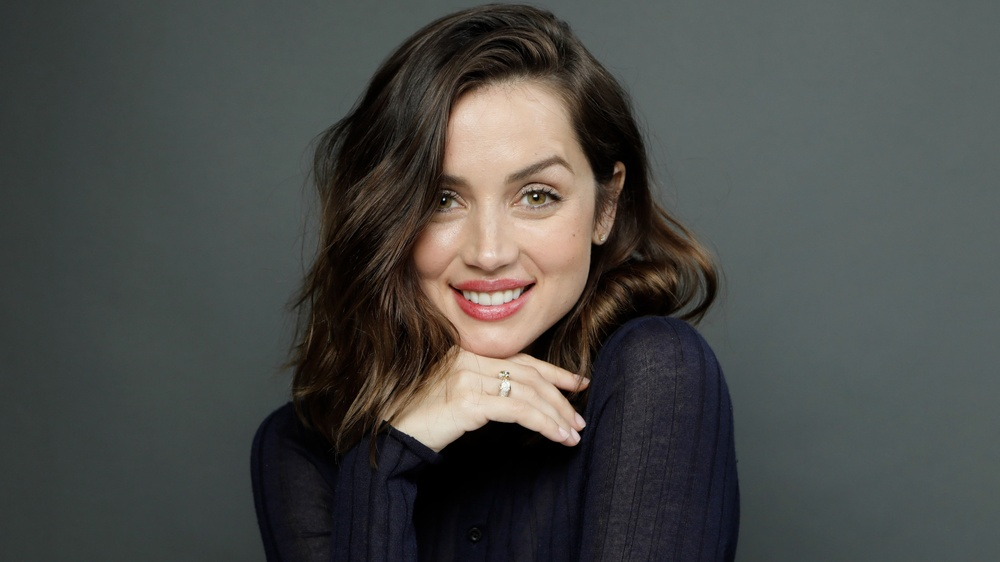
#> input picture armas.jpg, 1000 x 562 px, shrunk from 1920 x 1080 before the run, found by its file name
$ python 'image(dct).py'
#> lines starting #> are read from the running program, lines starting #| are printed output that depends on the picture
import numpy as np
import matplotlib.pyplot as plt
from scipy.fftpack import dct, idct
import cv2

# Load the color image in RGB format
image = cv2.imread('C:/Users/user/Desktop/Project/armas.jpg')
#> image is the input picture: shape (562, 1000, 3); mean B, G, R 71.9, 74.4, 73.3
image_rgb = cv2.cvtColor(image, cv2.COLOR_BGR2RGB)

# Separate the color channels
R, G, B = cv2.split(image_rgb)
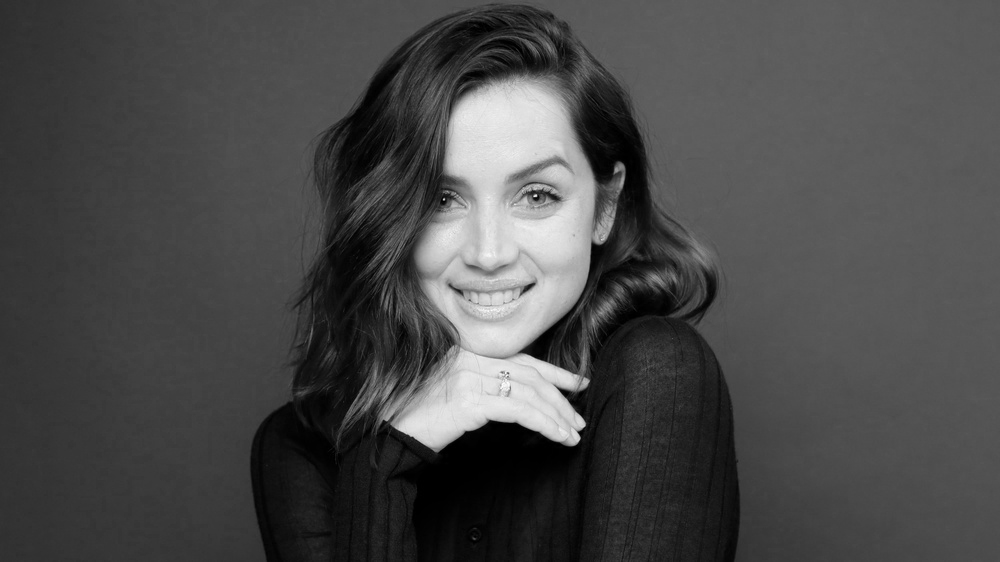
#> R: shape (562, 1000); min 0, max 255, mean 73.3
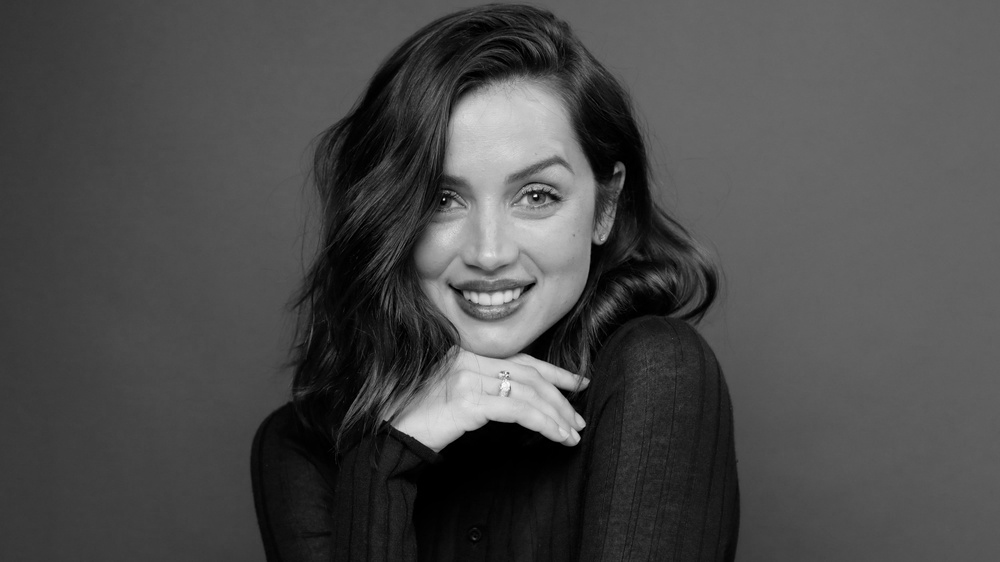
#> G: shape (562, 1000); min 0, max 255, mean 74.4
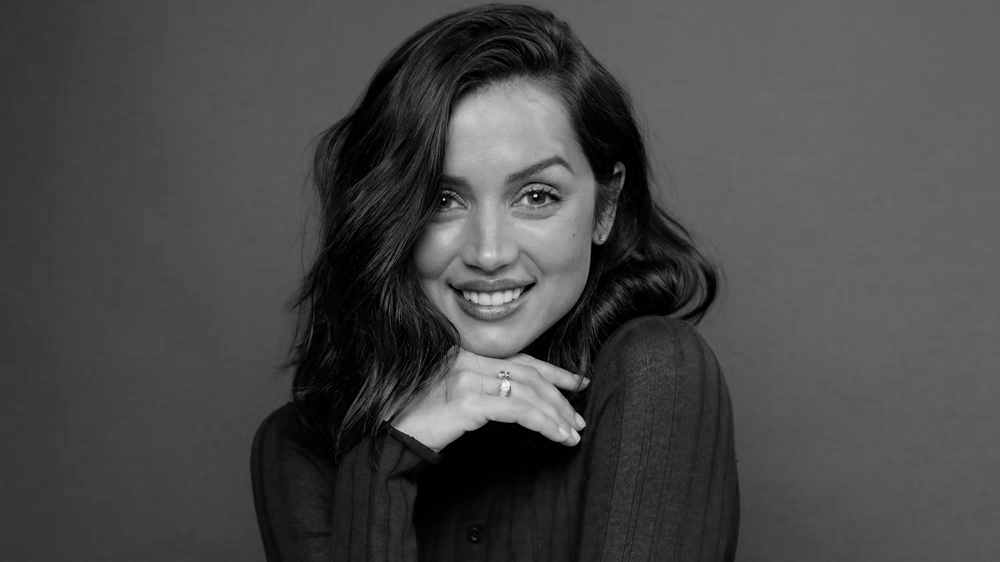
#> B: shape (562, 1000); min 0, max 248, mean 71.9

# Apply 2D DCT to each channel
dct_R = dct(dct(R.T, norm='ortho').T, norm='ortho')
dct_G = dct(dct(G.T, norm='ortho').T, norm='ortho')
dct_B = dct(dct(B.T, norm='ortho').T, norm='ortho')

# Compress by keeping only the top-left 100x100 DCT coefficients
compressed_dct_R = np.zeros_like(dct_R)
compressed_dct_R[:100, :100] = dct_R[:100, :100]
compressed_dct_G = np.zeros_like(dct_G)
compressed_dct_G[:100, :100] = dct_G[:100, :100]
compressed_dct_B = np.zeros_like(dct_B)
compressed_dct_B[:100, :100] = dct_B[:100, :100]

# Reconstruct each channel using Inverse DCT
reconstructed_R = idct(idct(compressed_dct_R.T, norm='ortho').T, norm='ortho')
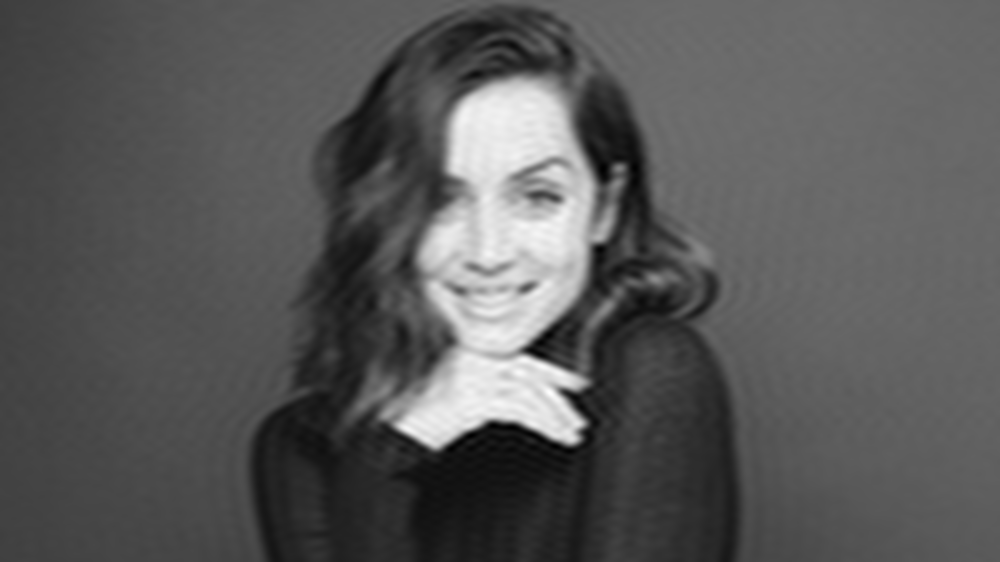
#> reconstructed_R: shape (562, 1000) float64; min -19.39, max 247.4, mean 73.3; drawn with min black and max white
reconstructed_G = idct(idct(compressed_dct_G.T, norm='ortho').T, norm='ortho')
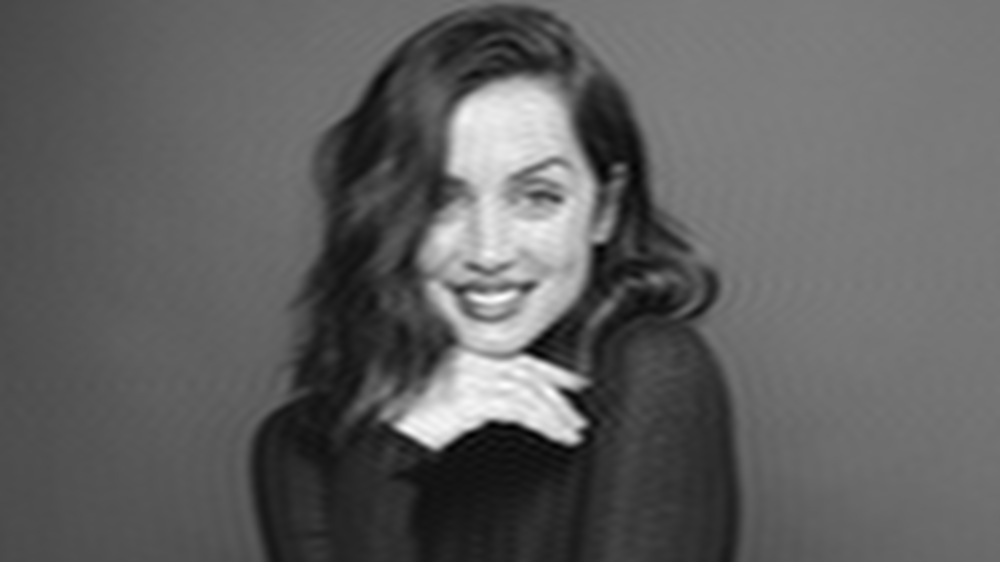
#> reconstructed_G: shape (562, 1000) float64; min -19.37, max 229.1, mean 74.4; drawn with min black and max white
reconstructed_B = idct(idct(compressed_dct_B.T, norm='ortho').T, norm='ortho')

# Merge the channels back into an RGB image
reconstructed_image = cv2.merge([reconstructed_R, reconstructed_G, reconstructed_B])
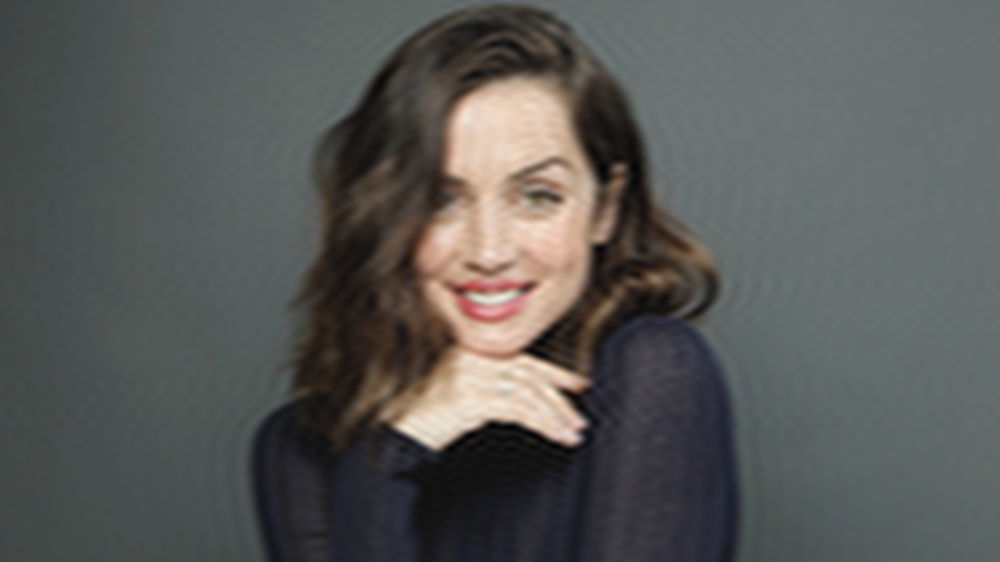
#> reconstructed_image: shape (562, 1000, 3) float64; mean R, G, B 73.3, 74.4, 71.9; drawn with min black and max white

# Display the original, compressed, and individual channel images
plt.figure(figsize=(16, 8))

# Original Image
plt.subplot(2, 3, 1)
plt.imshow(image_rgb)
plt.title('Original Color Image')
plt.axis('off')  # Hide axes

# Compressed Image
plt.subplot(2, 3, 2)
plt.imshow(np.clip(reconstructed_image, 0, 255).astype('uint8'))
plt.title('Compressed Color Image (100x100 DCT Coefficients)')
plt.axis('off')  # Hide axes

# Reconstructed Red Channel
plt.subplot(2, 3, 3)
plt.imshow(np.clip(reconstructed_R, 0, 255).astype('uint8'), cmap='Reds')
plt.title('Reconstructed Red Channel')
plt.axis('off')  # Hide axes

# Reconstructed Green Channel
plt.subplot(2, 3, 4)
plt.imshow(np.clip(reconstructed_G, 0, 255).astype('uint8'), cmap='Greens')
plt.title('Reconstructed Green Channel')
plt.axis('off')  # Hide axes

# Reconstructed Blue Channel
plt.subplot(2, 3, 5)
plt.imshow(np.clip(reconstructed_B, 0, 255).astype('uint8'), cmap='Blues')
plt.title('Reconstructed Blue Channel')
plt.axis('off')  # Hide axes

plt.tight_layout()
plt.show()
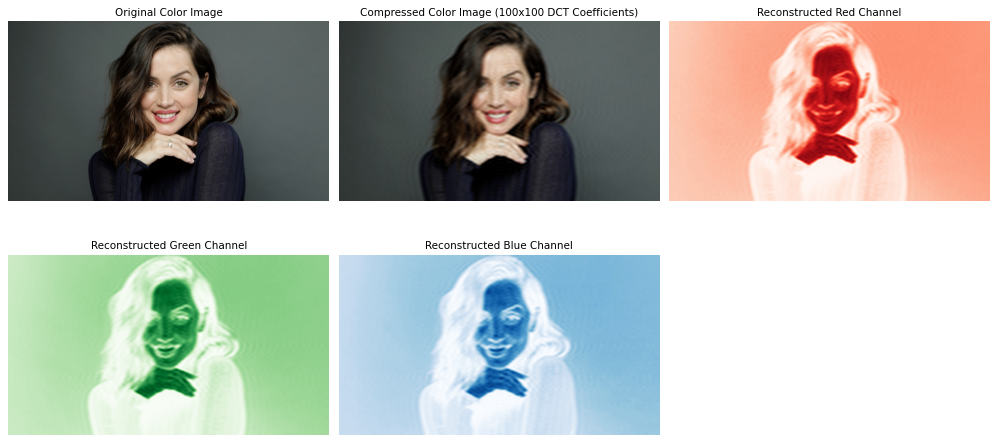
#> figure drawn by matplotlib, 5 panels

# Print the matrix representations
print("Original Image Matrix (RGB):")
print(image_rgb)
#> (printed output is left out)

print("\nReconstructed Image Matrix:")
print(np.clip(reconstructed_image, 0, 255).astype('uint8'))
#> (printed output is left out)

print("\nReconstructed Red Channel Matrix:")
print(np.clip(reconstructed_R, 0, 255).astype('uint8'))
#> (printed output is left out)

print("\nReconstructed Green Channel Matrix:")
print(np.clip(reconstructed_G, 0, 255).astype('uint8'))
#> (printed output is left out)

print("\nReconstructed Blue Channel Matrix:")
print(np.clip(reconstructed_B, 0, 255).astype('uint8'))
#> (printed output is left out)
